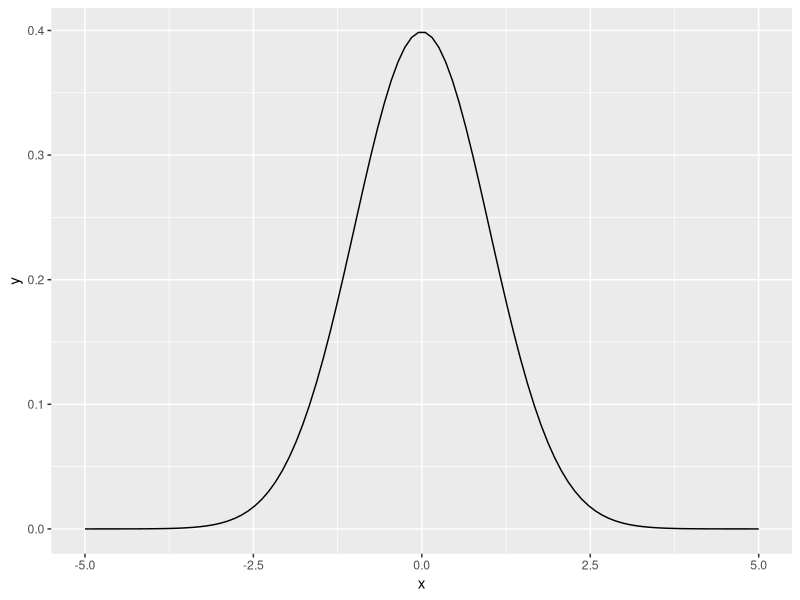
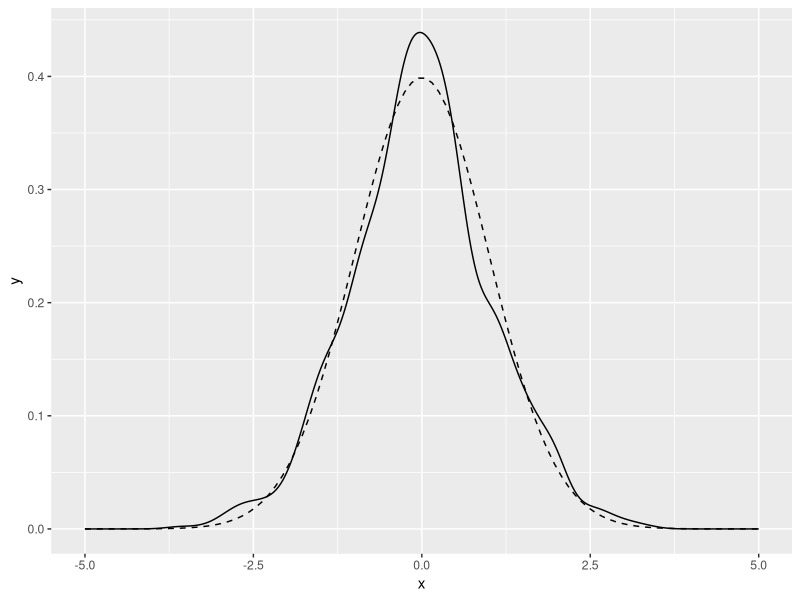

The R script that drew these images, in order:
library(ggplot2)
x <- seq(from=-5, to=5, length.out=100) # the interval [-5 5]
f <- dnorm(x)                      # normal with mean 0 and sd 1
ggplot(data.frame(x=x,y=f), aes(x=x,y=y)) + geom_line()

u <- rnorm(1000)
ggplot(data.frame(x=u), aes(x=x)) + geom_density() + geom_line(data=data.frame(x=x,y=f), aes(x=x,y=y), linetype=2)

qnorm(0.75)
pnorm(0.6744898)
